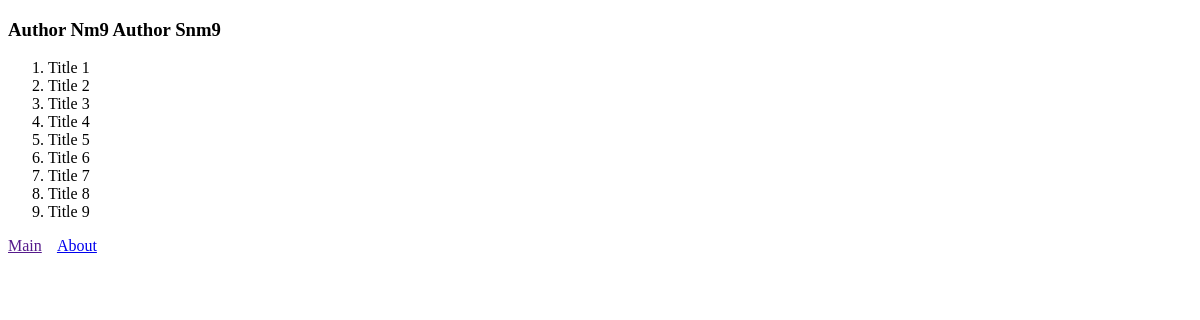
Before: /articles/9/ with the older database file.
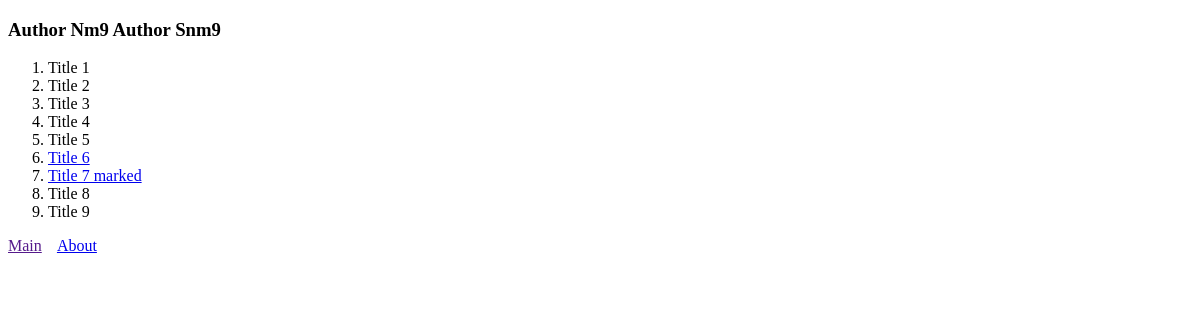
After: the same page with the newer database file.
### app001/models.py (models this page shows, shortened)
class Article(models.Model):
    title = models.CharField(max_length=200)
    content = models.TextField()
    author: Author = models.ForeignKey(Author, on_delete=models.CASCADE)
    category = models.CharField(max_length=100)
    views = models.IntegerField(default=0)
    publication_date = models.DateField(auto_now=True)
    published = models.BooleanField(default=False)

### app001/views.py (the view)
# urls.py: path('articles/<int:author_id>/', views.articles, name='articles'),
def articles(request, author_id):
    author = Author.objects.filter(pk=author_id).first()
    context = {
        "author": f'{author.name} {author.surname}',
        "articles": list(Article.objects.filter(author=author))
    }
    return render(request, 'app001/authors_records.html', context=context)

### app001/templates/app001/authors_records.html (shortened to what this page needs)
{% extends 'app001/base.html' %}
{% block content %}
<div>
    <h3>{{ author }}</h3>
    <ol>
        {% for article in articles %}
        {% if article.published %}
        <li><a href="#">{{ article.title }}</a></li>
        {% else %}
        <li>{{ article.title }}</li>
        {% endif %}
    {% endfor %}
    </ol>
</div>
<footer>
    <a href="">Main</a>&nbsp;&nbsp;&nbsp;
    <a href="about/">About</a>
</footer>
{% endblock %}

Changed rows visible on the page:
changed Article "Title 6": published False → True (drawn)
changed Article: published False → True (drawn); title "Title 7" → "Title 7 marked"
